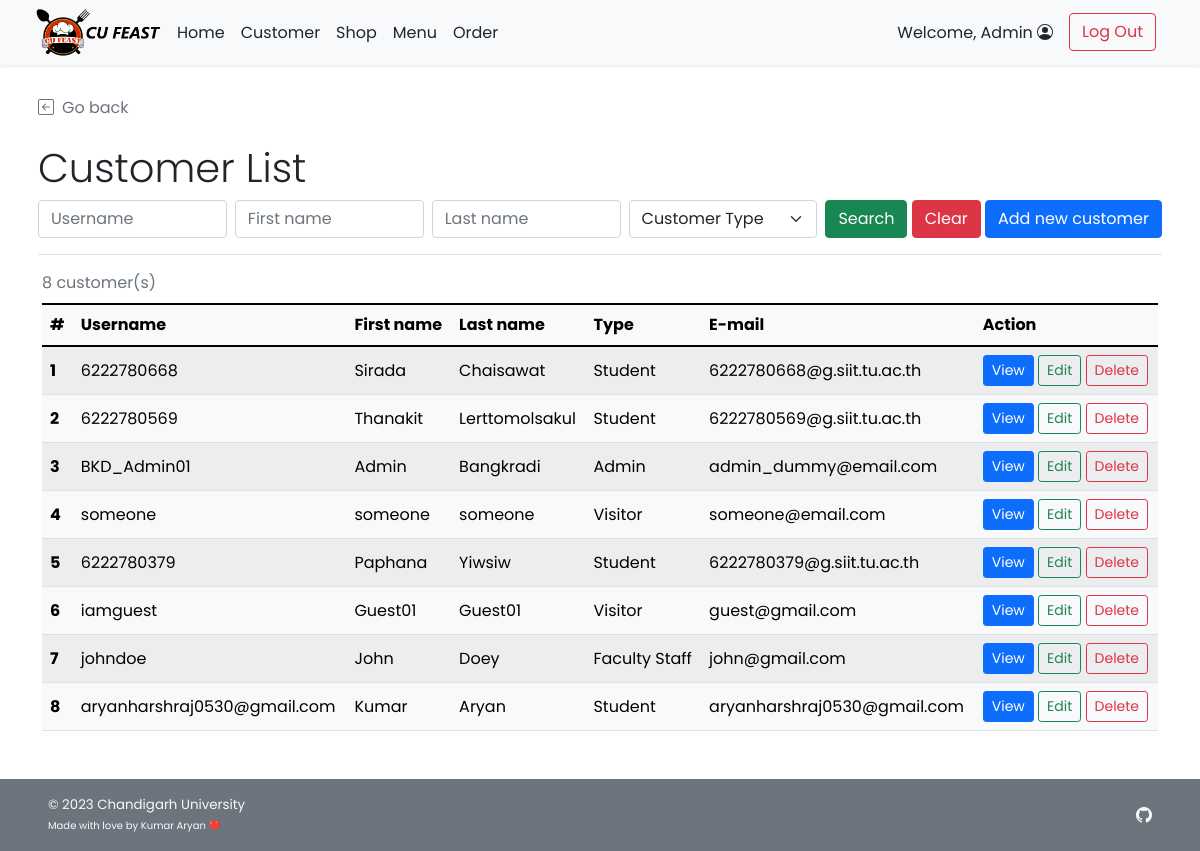
The app's page /admin/admin_customer_list.php (signed in) with its own data.
### tables this page shows
CREATE TABLE `customer` (
  `c_id` int(11) NOT NULL,
  `c_username` varchar(45) NOT NULL,
  `c_pwd` varchar(45) NOT NULL,
  `c_firstname` varchar(45) NOT NULL,
  `c_lastname` varchar(45) NOT NULL,
  `c_email` varchar(100) NOT NULL,
  `c_gender` varchar(1) NOT NULL COMMENT 'M for Male, F for Female',
  `c_type` varchar(3) NOT NULL COMMENT 'Type of customer in this canteen (STD for student, INS for instructor, STF for staff, GUE for guest, ADM for admin, OTH for other)'
);

### admin/admin_customer_list.php (the view, shortened to what this page needs)
<!DOCTYPE html>
<html lang="en" class="h-100">
<head>
    <?php
        include("../conn_db.php");
        include('../head.php');
    ?>
    <link href="../css/main.css" rel="stylesheet">
</head>
<body class="d-flex flex-column h-100">
    <?php include('nav_header_admin.php')?>
    <div class="container p-2 pb-0" id="admin-dashboard">
        <div class="mt-4 border-bottom">
            <a class="nav nav-item text-decoration-none text-muted mb-2" href="#" onclick="history.back();">
                <i class="bi bi-arrow-left-square me-2"></i>Go back
            </a>
            <h2 class="pt-3 display-6">Customer List</h2>
            <form class="form-floating mb-3" method="GET" action="admin_customer_list.php">
                <div class="row g-2">
                    <div class="col">
                        <input type="text" class="form-control" id="username" name="un" placeholder="Username"
                            <?php if(isset($_GET["search"])){?>value="<?php echo $_GET["un"];?>" <?php } ?>>
                    </div>
                    <div class="col">
                        <input type="text" class="form-control" id="firstname" name="fn" placeholder="First name"
                            <?php if(isset($_GET["search"])){?>value="<?php echo $_GET["fn"];?>" <?php } ?>>
                    </div>
                    <div class="col">
                        <input type="text" class="form-control" id="lastname" name="ln" placeholder="Last name"
                            <?php if(isset($_GET["search"])){?>value="<?php echo $_GET["ln"];?>" <?php } ?>>
                    </div>
                    <div class="col">
                        <select class="form-select" id="utype" name="ut">
                            <?php if(isset($_GET["search"])){?>
                            <option selected value="">Customer Type</option>
                            <option value="STD" <?php if($_GET["ut"]=="STD"){ echo "selected";}?>>Student</option>
                            <option value="INS" <?php if($_GET["ut"]=="INS"){ echo "selected";}?>>Professor</option>
                            <option value="TAS" <?php if($_GET["ut"]=="TAS"){ echo "selected";}?>>Teaching Assistant
                            </option>
                            <option value="STF" <?php if($_GET["ut"]=="STF"){ echo "selected";}?>>Faculty Staff</option>
                            <option value="GUE" <?php if($_GET["ut"]=="GUE"){ echo "selected";}?>>Visitor</option>
                            <option value="ADM" <?php if($_GET["ut"]=="ADM"){ echo "selected";}?>>Admin</option>
                            <option value="OTH" <?php if($_GET["ut"]=="OTH"){ echo "selected";}?>>Other</option>
                            <?php }else{ ?>
                            <option selected value="">Customer Type</option>
                            <?php } ?>
                        </select>
                    </div>
                    <div class="col-auto">
                        <button type="submit" name="search" value="1" class="btn btn-success">Search</button>
                        <button type="reset" class="btn btn-danger"
                            onclick="javascript: window.location='admin_customer_list.php'">Clear</button>
                        <a href="admin_customer_add.php" class="btn btn-primary">Add new customer</a>
                    </div>
                </div>
            </form>
        </div>
    </div>
    <div class="container pt-2" id="cust-table">
        <?php
            if(!isset($_GET["search"])){
                $search_query = "SELECT c_id,c_username,c_firstname,c_lastname,c_type,c_email FROM customer;";
            }
            $search_result = $mysqli -> query($search_query);
            $search_numrow = $search_result -> num_rows;
            if($search_numrow == 0){
        ?>
        <div class="row">
            <div class="col mt-2 ms-2 p-2 bg-danger text-white rounded text-start">
                <svg xmlns="http://www.w3.org/2000/svg" width="16" height="16" fill="currentColor"
                    class="bi bi-x-circle ms-2" viewBox="0 0 16 16">
                    <path d="M8 15A7 7 0 1 1 8 1a7 7 0 0 1 0 14zm0 1A8 8 0 1 0 8 0a8 8 0 0 0 0 16z" />
                    <path
                        d="M4.646 4.646a.5.5 0 0 1 .708 0L8 7.293l2.646-2.647a.5.5 0 0 1 .708.708L8.707 8l2.647 2.646a.5.5 0 0 1-.708.708L8 8.707l-2.646 2.647a.5.5 0 0 1-.708-.708L7.293 8 4.646 5.354a.5.5 0 0 1 0-.708z" />
                </svg><span class="ms-2 mt-2">No customer found!</span>
                <a href="admin_customer_list.php" class="text-white">Clear Search Result</a>
            </div>
        </div>
        <?php } else{ ?>
        <div class="table-responsive">
        <table class="table rounded-5 table-light table-striped table-hover align-middle caption-top mb-5">
            <caption><?php echo $search_numrow;?> customer(s) <?php if(isset($_GET["search"])){?><br /><a
                    Result</a><?php } ?></caption>
            <thead class="bg-light">
                <tr>
                    <th scope="col">#</th>
                    <th scope="col">Username</th>
                    <th scope="col">First name</th>
                    <th scope="col">Last name</th>
                    <th scope="col">Type</th>
                    <th scope="col">E-mail</th>
                    <th scope="col">Action</th>
                </tr>
            </thead>
            <tbody>
                <?php $i=1; while($row = $search_result -> fetch_array()){ ?>
                <tr>
                    <th><?php echo $i++;?></th>
                    <td><?php echo $row["c_username"];?></td>
                    <td><?php echo $row["c_firstname"];?></td>
                    <td><?php echo $row["c_lastname"];?></td>
                    <td><?php
                        switch($row["c_type"]){
                            case "STD": echo "Student"; break;
                            case "STF": echo "Faculty Staff"; break;
                            case "GUE": echo "Visitor"; break;
                            case "ADM": echo "Admin"; break;
                        }
                    ?>
                    </td>
                    <td><?php echo $row["c_email"];?></td>
                    <td>
                        <a href="admin_customer_detail.php?c_id=<?php echo $row["c_id"]?>"
                            class="btn btn-sm btn-primary">View</a>
                        <a href="admin_customer_edit.php?c_id=<?php echo $row["c_id"]?>"
                            class="btn btn-sm btn-outline-success">Edit</a>
                        <a href="admin_customer_delete.php?c_id=<?php echo $row["c_id"]?>"
                            class="btn btn-sm btn-outline-danger">Delete</a>
                    </td>
                </tr>
                <?php } ?>
            </tbody>
        </table>
        </div>
        <?php }
        ?>
    </div>
    <footer
    class="footer d-flex flex-wrap justify-content-between align-items-center px-5 py-3 mt-auto bg-secondary text-light">
        <span class="smaller-font">&copy; 2023 Chandigarh University<br /><span class="xsmall-font">Made with love by Kumar Aryan ❤️</span></span>
        <ul class="nav justify-content-end list-unstyled d-flex">
            <li class="ms-3"><a class="text-light" target="_blank" href="https://github.com/kumararyan0530"><i
                        class="bi bi-github"></i></a></li>
        </ul>
    </footer>
</body>
</html>

### css/main.css (style rules this page uses)
html { height: 100%; }
body { height: 100%; padding-top: 4rem; margin-bottom: -50px; font-family: 'Poppins', 'Noto Sans Thai', sans-serif; }
a { cursor: pointer; }
.bi { vertical-align: -.125em; fill: currentColor; }
.smaller-font { font-size: smaller; }
.xsmall-font { font-size: x-small; }

### records on screen
customer: c_username "6222780668", c_firstname "Sirada", c_lastname "Chaisawat", c_type "Student", c_email "6222780668@g.siit.tu.ac.th"
customer: c_username "6222780569", c_firstname "Thanakit", c_lastname "Lerttomolsakul", c_type "Student", c_email "6222780569@g.siit.tu.ac.th"
customer: c_username "BKD_Admin01", c_firstname "Admin", c_lastname "Bangkradi", c_type "Admin", c_email "admin_dummy@email.com"
customer: c_username "someone", c_firstname "someone", c_lastname "someone", c_type "Visitor", c_email "someone@email.com"
customer: c_username "6222780379", c_firstname "Paphana", c_lastname "Yiwsiw", c_type "Student", c_email "6222780379@g.siit.tu.ac.th"
customer: c_username "iamguest", c_firstname "Guest01", c_lastname "Guest01", c_type "Visitor", c_email "guest@gmail.com"
customer: c_username "johndoe", c_firstname "John", c_lastname "Doey", c_type "Faculty Staff", c_email "john@gmail.com"
customer: c_username "aryanharshraj0530@gmail.com", c_firstname "Kumar", c_lastname "Aryan", c_type "Student", c_email "aryanharshraj0530@gmail.com"

### other values on screen
$_SESSION['firstname'] "Admin"
$search_numrow "8"
